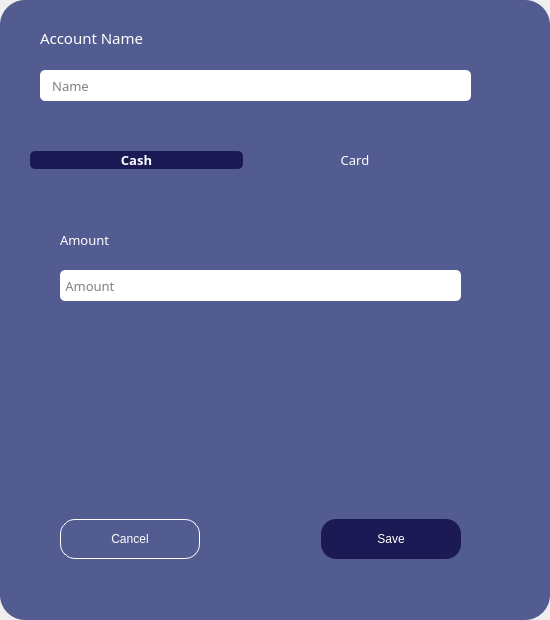
<?xml version="1.0" encoding="UTF-8"?>
<ui version="4.0">
 <class>MainWindow</class>
 <widget class="QMainWindow" name="MainWindow">
  <property name="geometry">
   <rect>
    <x>0</x>
    <y>0</y>
    <width>550</width>
    <height>620</height>
   </rect>
  </property>
  <property name="minimumSize">
   <size>
    <width>550</width>
    <height>620</height>
   </size>
  </property>
  <property name="maximumSize">
   <size>
    <width>600</width>
    <height>700</height>
   </size>
  </property>
  <property name="windowTitle">
   <string>MainWindow</string>
  </property>
  <widget class="QWidget" name="centralwidget">
   <property name="minimumSize">
    <size>
     <width>600</width>
     <height>700</height>
    </size>
   </property>
   <property name="maximumSize">
    <size>
     <width>600</width>
     <height>700</height>
    </size>
   </property>
   <property name="styleSheet">
    <string notr="true">background-color:transparent;</string>
   </property>
   <widget class="QWidget" name="widget" native="true">
    <property name="geometry">
     <rect>
      <x>0</x>
      <y>0</y>
      <width>550</width>
      <height>620</height>
     </rect>
    </property>
    <property name="font">
     <font>
      <family>Poppins</family>
      <pointsize>10</pointsize>
     </font>
    </property>
    <property name="styleSheet">
     <string notr="true">background-color: #535C91;
border-radius: 25px;</string>
    </property>
    <widget class="QLineEdit" name="account_name_lineedit">
     <property name="geometry">
      <rect>
       <x>40</x>
       <y>70</y>
       <width>431</width>
       <height>31</height>
      </rect>
     </property>
     <property name="font">
      <font>
       <family>Poppins</family>
       <pointsize>10</pointsize>
      </font>
     </property>
     <property name="styleSheet">
      <string notr="true">background-color:white;
border-radius:5px;</string>
     </property>
     <property name="placeholderText">
      <string>   Name</string>
     </property>
    </widget>
    <widget class="QLabel" name="account_name">
     <property name="geometry">
      <rect>
       <x>40</x>
       <y>30</y>
       <width>431</width>
       <height>16</height>
      </rect>
     </property>
     <property name="font">
      <font>
       <family>Poppins</family>
       <pointsize>11</pointsize>
      </font>
     </property>
     <property name="styleSheet">
      <string notr="true">color:white;</string>
     </property>
     <property name="text">
      <string>Account Name</string>
     </property>
    </widget>
    <widget class="QWidget" name="widget_2" native="true">
     <property name="geometry">
      <rect>
       <x>30</x>
       <y>140</y>
       <width>431</width>
       <height>41</height>
      </rect>
     </property>
     <property name="styleSheet">
      <string notr="true">QPushButton{
	border-radius:5px;
}
QPushButton::checked{
	background-color:#1B1A55;
	color: white;
	font-weight: bold;
}</string>
     </property>
     <layout class="QHBoxLayout" name="horizontalLayout">
      <item>
       <widget class="QPushButton" name="card_button">
        <property name="font">
         <font>
          <family>Poppins</family>
          <pointsize>10</pointsize>
         </font>
        </property>
        <property name="styleSheet">
         <string notr="true">color:white;</string>
        </property>
        <property name="text">
         <string>Cash</string>
        </property>
        <property name="checkable">
         <bool>true</bool>
        </property>
        <property name="checked">
         <bool>true</bool>
        </property>
        <property name="autoExclusive">
         <bool>true</bool>
        </property>
       </widget>
      </item>
      <item>
       <widget class="QPushButton" name="cash_button">
        <property name="font">
         <font>
          <family>Poppins</family>
          <pointsize>10</pointsize>
         </font>
        </property>
        <property name="styleSheet">
         <string notr="true">color:white;</string>
        </property>
        <property name="text">
         <string>Card</string>
        </property>
        <property name="checkable">
         <bool>true</bool>
        </property>
        <property name="autoExclusive">
         <bool>true</bool>
        </property>
       </widget>
      </item>
     </layout>
    </widget>
    <widget class="QStackedWidget" name="stackedWidget">
     <property name="geometry">
      <rect>
       <x>10</x>
       <y>200</y>
       <width>501</width>
       <height>401</height>
      </rect>
     </property>
     <property name="currentIndex">
      <number>1</number>
     </property>
     <widget class="QWidget" name="card_page">
      <widget class="QLabel" name="acc_num_label">
       <property name="geometry">
        <rect>
         <x>50</x>
         <y>40</y>
         <width>131</width>
         <height>20</height>
        </rect>
       </property>
       <property name="font">
        <font>
         <family>Poppins</family>
         <pointsize>10</pointsize>
        </font>
       </property>
       <property name="styleSheet">
        <string notr="true">background-color:transparent;
color:white;</string>
       </property>
       <property name="text">
        <string>Account Number</string>
       </property>
      </widget>
      <widget class="QLineEdit" name="card_number_lineedit">
       <property name="geometry">
        <rect>
         <x>50</x>
         <y>80</y>
         <width>401</width>
         <height>31</height>
        </rect>
       </property>
       <property name="font">
        <font>
         <family>Poppins</family>
         <pointsize>10</pointsize>
        </font>
       </property>
       <property name="styleSheet">
        <string notr="true">background-color:white;
border-radius:5px;</string>
       </property>
       <property name="placeholderText">
        <string>Card Number</string>
       </property>
      </widget>
      <widget class="QLineEdit" name="amount_lineedit">
       <property name="geometry">
        <rect>
         <x>50</x>
         <y>190</y>
         <width>401</width>
         <height>31</height>
        </rect>
       </property>
       <property name="font">
        <font>
         <family>Poppins</family>
         <pointsize>10</pointsize>
        </font>
       </property>
       <property name="styleSheet">
        <string notr="true">background-color:white;
border-radius:5px;</string>
       </property>
       <property name="placeholderText">
        <string> Amount</string>
       </property>
      </widget>
      <widget class="QLabel" name="amount_label">
       <property name="geometry">
        <rect>
         <x>50</x>
         <y>150</y>
         <width>131</width>
         <height>20</height>
        </rect>
       </property>
       <property name="font">
        <font>
         <family>Poppins</family>
         <pointsize>10</pointsize>
        </font>
       </property>
       <property name="styleSheet">
        <string notr="true">background-color:transparent;
color:white;</string>
       </property>
       <property name="text">
        <string>Amount</string>
       </property>
      </widget>
      <widget class="QWidget" name="widget_3" native="true">
       <property name="geometry">
        <rect>
         <x>50</x>
         <y>310</y>
         <width>401</width>
         <height>58</height>
        </rect>
       </property>
       <property name="styleSheet">
        <string notr="true">background-color: transparent;</string>
       </property>
       <layout class="QHBoxLayout" name="horizontalLayout_2">
        <item>
         <widget class="QPushButton" name="card_cancel_button">
          <property name="minimumSize">
           <size>
            <width>140</width>
            <height>40</height>
           </size>
          </property>
          <property name="maximumSize">
           <size>
            <width>140</width>
            <height>40</height>
           </size>
          </property>
          <property name="styleSheet">
           <string notr="true">color:white;
border-radius: 15px;
border: 1px solid white;</string>
          </property>
          <property name="text">
           <string>Cancel</string>
          </property>
         </widget>
        </item>
        <item>
         <spacer name="horizontalSpacer">
          <property name="orientation">
           <enum>Qt::Horizontal</enum>
          </property>
          <property name="sizeHint" stdset="0">
           <size>
            <width>88</width>
            <height>20</height>
           </size>
          </property>
         </spacer>
        </item>
        <item>
         <widget class="QPushButton" name="card_save_button">
          <property name="minimumSize">
           <size>
            <width>140</width>
            <height>40</height>
           </size>
          </property>
          <property name="maximumSize">
           <size>
            <width>140</width>
            <height>40</height>
           </size>
          </property>
          <property name="styleSheet">
           <string notr="true">color:white;
border-radius: 15px;
background-color: #1B1A55;</string>
          </property>
          <property name="text">
           <string>Save</string>
          </property>
         </widget>
        </item>
       </layout>
      </widget>
     </widget>
     <widget class="QWidget" name="cash_page">
      <widget class="QWidget" name="widget_4" native="true">
       <property name="geometry">
        <rect>
         <x>50</x>
         <y>310</y>
         <width>401</width>
         <height>58</height>
        </rect>
       </property>
       <property name="styleSheet">
        <string notr="true">background-color: transparent;</string>
       </property>
       <layout class="QHBoxLayout" name="horizontalLayout_3">
        <item>
         <widget class="QPushButton" name="cash_cancel_button">
          <property name="minimumSize">
           <size>
            <width>140</width>
            <height>40</height>
           </size>
          </property>
          <property name="maximumSize">
           <size>
            <width>140</width>
            <height>40</height>
           </size>
          </property>
          <property name="styleSheet">
           <string notr="true">color:white;
border-radius: 15px;
border: 1px solid white;</string>
          </property>
          <property name="text">
           <string>Cancel</string>
          </property>
         </widget>
        </item>
        <item>
         <spacer name="horizontalSpacer_2">
          <property name="orientation">
           <enum>Qt::Horizontal</enum>
          </property>
          <property name="sizeHint" stdset="0">
           <size>
            <width>88</width>
            <height>20</height>
           </size>
          </property>
         </spacer>
        </item>
        <item>
         <widget class="QPushButton" name="cash_save_button">
          <property name="minimumSize">
           <size>
            <width>140</width>
            <height>40</height>
           </size>
          </property>
          <property name="maximumSize">
           <size>
            <width>140</width>
            <height>40</height>
           </size>
          </property>
          <property name="styleSheet">
           <string notr="true">color:white;
border-radius: 15px;
background-color: #1B1A55;</string>
          </property>
          <property name="text">
           <string>Save</string>
          </property>
         </widget>
        </item>
       </layout>
      </widget>
      <widget class="QLabel" name="amount_cash_label">
       <property name="geometry">
        <rect>
         <x>50</x>
         <y>30</y>
         <width>381</width>
         <height>20</height>
        </rect>
       </property>
       <property name="font">
        <font>
         <family>Poppins</family>
         <pointsize>10</pointsize>
        </font>
       </property>
       <property name="styleSheet">
        <string notr="true">background-color:transparent;
color:white;</string>
       </property>
       <property name="text">
        <string>Amount</string>
       </property>
      </widget>
      <widget class="QLineEdit" name="cash_amount_lineedit">
       <property name="geometry">
        <rect>
         <x>50</x>
         <y>70</y>
         <width>401</width>
         <height>31</height>
        </rect>
       </property>
       <property name="font">
        <font>
         <family>Poppins</family>
         <pointsize>10</pointsize>
        </font>
       </property>
       <property name="styleSheet">
        <string notr="true">background-color:white;
border-radius:5px;</string>
       </property>
       <property name="placeholderText">
        <string> Amount</string>
       </property>
      </widget>
     </widget>
    </widget>
   </widget>
  </widget>
 </widget>
 <resources/>
 <connections/>
</ui>
